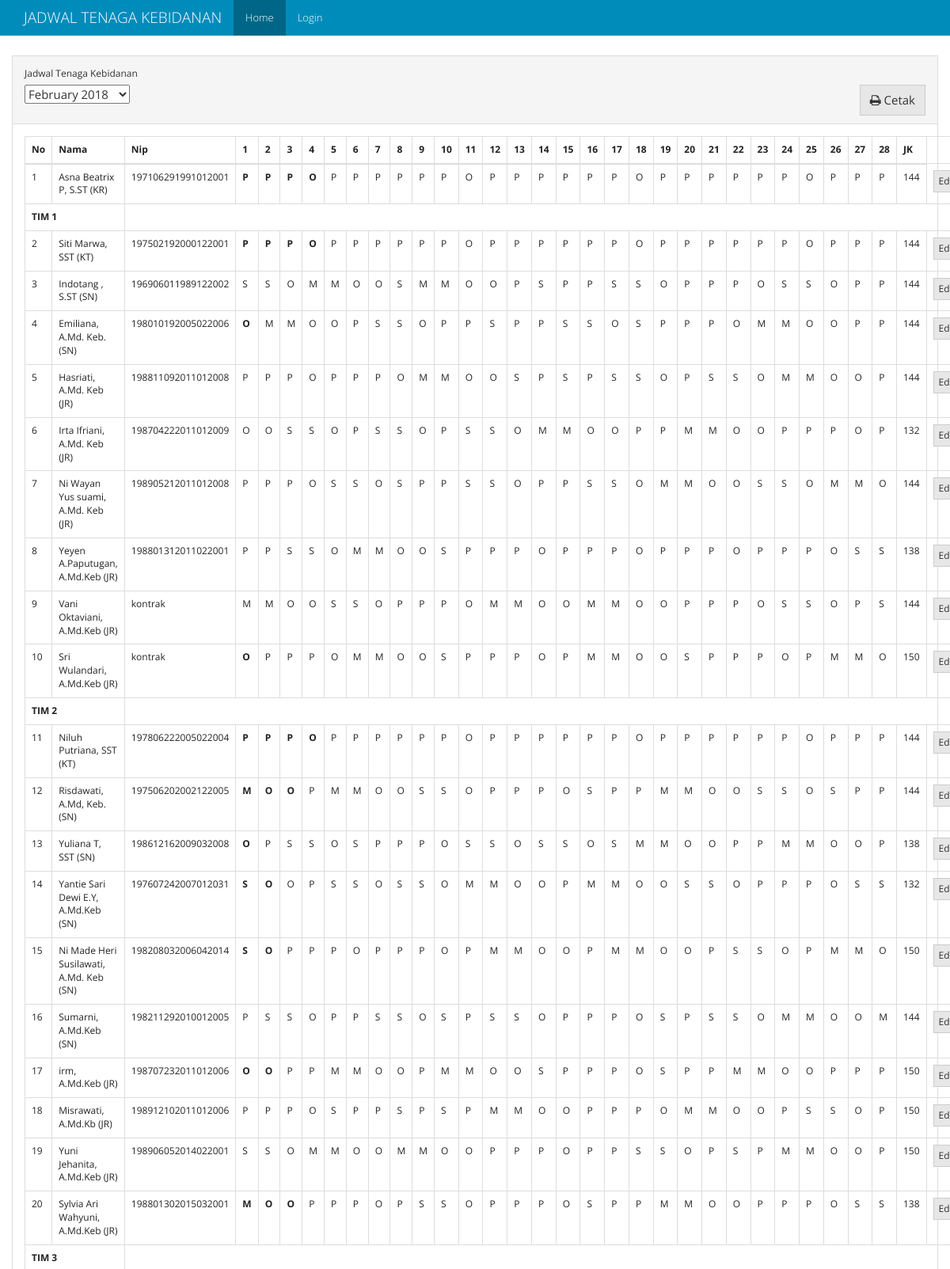
The page / (upper part) on the database its author committed.
### models.py (models this page shows, shortened)
class Schedules(db.Model):
    id = db.Column(db.Integer, primary_key=True)
    periode_id = db.Column(db.Integer, db.ForeignKey("periode.id"), nullable=False)
    bidan_id = db.Column(db.Integer, db.ForeignKey("bidan.id", ondelete='SET NULL'), nullable=True)
    shift = db.Column(db.Text, default="", nullable=True)
    rest_shift = db.Column(db.Text, default="CLEAR", nullable=True)
    name = db.Column(db.String(50), nullable=True)
    nip = db.Column(db.String(20), nullable=True)
    officer = db.Column(db.String(20), nullable=True)
    tim = db.Column(db.String(10), nullable=True)

### views.py (the view)
@app.route("/", methods=['GET', 'POST'])
def homepage():
    table_query = Schedules.query \
        .join(Periode) \
        .add_columns(Schedules.id.label("schedule_id"), Schedules.officer, Schedules.nip, Schedules.name, Schedules.shift, Schedules.rest_shift, Schedules.tim, Periode.id, Periode.periode)
    table_periode = table_query.order_by(Periode.periode.desc()).group_by(Periode.periode).all()
    list_periode = []
    for periode in table_periode:
        pr = {}
        pr["id"] = periode.periode.strftime("%Y-%m-%d")
        pr["periode"] = periode.periode.strftime("%B %Y")
        list_periode.append(pr)
    if request.method == 'POST':
        periode_periode = request.form["select-periode"]
    else:
        periode_periode = list_periode[0]["id"]
    periode_split = periode_periode.split("-")
    periode_date = datetime.date(int(periode_split[0]), int(periode_split[1]), 1)
    days = calendar.monthrange(periode_date.year, periode_date.month)[1]
    kt = [shift_list(table_query.filter((Schedules.officer == "KT") & (Schedules.tim == "tim1")).filter(Periode.periode == periode_date).all()),
          shift_list(table_query.filter((Schedules.officer == "KT") & (Schedules.tim == "tim2")).filter(Periode.periode == periode_date).all()),
          shift_list(table_query.filter((Schedules.officer == "KT") & (Schedules.tim == "tim3")).filter(Periode.periode == periode_date).all())]
    tim = [shift_list(table_query.filter((Schedules.tim == "tim1") & (Schedules.officer != "KT")).filter(Periode.periode == periode_date).order_by(Schedules.bidan_id.asc()).all()),
           shift_list(table_query.filter((Schedules.tim == "tim2") & (Schedules.officer != "KT")).filter(Periode.periode == periode_date).order_by(Schedules.bidan_id.asc()).all()),
           shift_list(table_query.filter((Schedules.tim == "tim3") & (Schedules.officer != "KT")).filter(Periode.periode == periode_date).order_by(Schedules.bidan_id.asc()).all())]
    persir = shift_list(table_query.filter(Schedules.officer == "persir").order_by(Schedules.id.asc()).filter(Periode.periode == periode_date).all())
    periode_schedule = {"kr": shift_list(table_query.filter(Schedules.officer == "KR").filter(Periode.periode == periode_date).all()),
                        "kt": kt, "tim": tim, "persir": persir}
    return render_template('home.html', periode=list_periode, table=periode_schedule, periode_value=periode_periode, days=days)

### app.py (called while the page is built)
@app.before_request
def _before_request():
    g.user = current_user

### views.py (called while the page is built)
def shift_list(obj):
    new_obj = []
    for result in obj:
        temp_obj = {}
        temp_obj["id"] = result.id
        temp_obj["name"] = result.name
        temp_obj["officer"] = result.officer
        temp_obj["tim"] = result.tim
        temp_obj["nip"] = result.nip
        shift = ''.join(result.shift.split())
        if shift != "" and shift != "CLEAR":
            temp_obj["shift"] = result.shift.split(",")
        else:
            temp_obj["shift"] = None
        rest_shift = ''.join(result.rest_shift.split())
        if rest_shift != "" and rest_shift != "CLEAR":
            temp_obj["rest_shift"] = result.rest_shift.split(",")
        else:
            temp_obj["rest_shift"] = None
        temp_obj['total_jam_kerja'] = get_hours_total(temp_obj)
        temp_obj["schedule_id"] = result.schedule_id
        new_obj.append(temp_obj)
    return new_obj

### templates/home.html (shortened to what this page needs)
{% extends "base.html" %}
{% from "macro/shift_element.html" import shift_element %}
{% block class_container %}container-fluid{% endblock %}
{% block nav_home %} active {% endblock %}
{%  block content %}
<div class="panel panel-default">
		  <div class="panel-heading">
		  	  <div class="form-group">
		    <label for="select-periode">Jadwal Tenaga Kebidanan</label>
				  <form action="/" id="form-periode" class="form form-inline" method="post">
					  <select  name="select-periode" id="select-periode">
						{% for pr in periode %}
							<option value="{{pr['id']}}">{{pr['periode']}}</option>
						{% endfor %}
					  </select>
                      <button id="cetak-jadwal" class="btn btn-default pull-right"> <i class="fa fa-print" aria-hidden="true"></i>  Cetak</button>
				  </form>
		  </div>
		  </div>
		  <div class="panel-body">
                <table class="table table-bordered table-responsive">
                  <thead>
                    <tr>
                      <th>No</th>
                      <th>Nama</th>
                      <th>Nip</th>
                      {% for i in range(days) %}
                        <th>{{loop.index}}</th>
                      {% endfor %}
                        <th>JK</th>
                    </tr>
                  </thead>
                  <tbody>
                    <tr>
                      <td class="table-number">-</td>
                      {% for table in table['kr'] %}
                          <td>{{ table.name }} ({{table.officer}})</td>
                          <td>{{ table.nip|default('<unknown>', True) }}</td>
                          {{ shift_element(table,days) }}
                        <td>{{ table.total_jam_kerja}}</td>
                            <td>
                                <button type="button" class="btn btn-default btn-xs edit-rest" id={{table.schedule_id}} >Edit</button>
                            </td>
                      {% endfor %}
                    </tr>
                  {% for i in range(0, (table['kt']) | length) %}
                        {% if table['tim'][i] is defined and table['tim'][i]|length > 0 %}
                            <tr>
                              <td colspan="2"><strong>TIM {{ loop.index }}</strong></td>
                            </tr>
                            <tr>
                              <td class="table-number">-</td>
                              {% for table in table['kt'][i] %}
                                  <td>{{ table.name }} ({{table.officer}})</td>
                                  <td>{{ table.nip|default('<unknown>', True) }}</td>
                                  {{ shift_element(table,days) }}
                                <td>{{ table.total_jam_kerja}}</td>
                                  <td>
                                    <button type="button" class="btn btn-default btn-xs edit-rest" id={{table.schedule_id}} >Edit</button>
                                  </td>
                              {% endfor %}
                            </tr>
                            {% for table in table['tim'][i] %}
                              <tr>
                                <td class="table-number">-</td>
                                <td>{{ table.name }} ({{table.officer}})</td>
                                <td>{{ table.nip|default('<unknown>', True) }}</td>
                                {{ shift_element(table,days) }}
                                  <td>{{ table.total_jam_kerja}}</td>
                                <td>
                                    <button type="button" class="btn btn-default btn-xs edit-rest" id={{table.schedule_id}} >Edit</button>
                                </td>
                              </tr>
                            {% endfor %}
                        {% endif %}
                    {% endfor %}
                  </tbody>
                </table>
		  </div>
		</div>
{% endblock %}

### templates/base.html (shortened to what this page needs)
<!DOCTYPE html>
<html lang="en">
<head>
    <link rel="stylesheet" href="{{ url_for('static', filename='css/bootstrap.min.css')}}">
    <link rel="stylesheet" href="{{ url_for('static', filename='css/font-awesome.css')}}">
</head>
<body>
<nav class="navbar navbar-inverse navbar-fixed-top">
    <div class="container">
        <div class="navbar-header">
            <a class="navbar-brand" href="#">{% block branding %}JADWAL TENAGA KEBIDANAN{% endblock %}</a>
        </div>
        <div id="navbar" class="collapse navbar-collapse">
            <ul class="nav navbar-nav">
                <li class="{% block nav_home %}{% endblock %}"><a href="{{ url_for('homepage') }}">Home</a></li>
                {% if g.user.is_authenticated %}
                    <li class="{% block nav_penjadwalan %}{% endblock %}"><a href="{{ url_for('penjadwalan') }}">Penjadwalan</a></li>
                    <li class="{% block nav_setting %}{% endblock %}"><a href="{{ url_for('setting') }}">Pengaturan Proses</a></li>
                    <li class=""><a href="/admin/">Admin</a></li>
                    <li><a href="{{ url_for('logout') }}">Logout</a></li>
                {% else %}
                    <li class="{% block nav_login %}{% endblock %}"><a href="{{ url_for('login') }}">Login</a></li>
                {% endif %}
            </ul>
        </div>
    </div>
</nav>
<div class="{% block class_container %}container{% endblock %}" style="margin-top: 70px;">
    {% block content %}
    {% endblock %}
</div>
</body>
</html>

### templates/macro/shift_element.html
{% macro shift_element(table,days) %}
  {% if table.rest_shift %}
    {% for i in range(days) %}
        {% if table.rest_shift[i] != '-' %}
            <td><strong>{{ table.rest_shift[i] }}</strong></td>
        {% else %}
            {% if table.shift %}
                <td>{{ table.shift[i] }}</td>
            {% else %}
                <td><strong>-</strong></td>
            {% endif %}
        {% endif %}
    {% endfor %}
  {% elif table.shift %}
    {% for i in range(days) %}
        <td>{{ table.shift[i] }}</td>
    {% endfor %}
  {% else %}
    {% for i in range(days) %}
        <td>-</td>
    {% endfor %}
  {% endif %}
{% endmacro %}

### rows shown on the page
Schedules: name "Asna Beatrix P, S.ST", officer "KR", nip "197106291991012001", rest_shift "P" "P" "P" "O", shift "P" "P" "P" "P" "P" "P" "O" "P" "P" "P" "P" "P" "P" "O" "P" "P" "P" "P" "P" "P" "O" "P" "P" "P", total_jam_kerja "144"
Schedules: name "Siti Marwa, SST", officer "KT", nip "197502192000122001", rest_shift "P" "P" "P" "O", shift "P" "P" "P" "P" "P" "P" "O" "P" "P" "P" "P" "P" "P" "O" "P" "P" "P" "P" "P" "P" "O" "P" "P" "P", total_jam_kerja "144"
Schedules: name "Indotang , S.ST", officer "SN", nip "196906011989122002", shift "S" "S" "O" "M" "M" "O" "O" "S" "M" "M" "O" "O" "P" "S" "P" "P" "S" "S" "O" "P" "P" "P" "O" "S" "S" "O" "P" "P", total_jam_kerja "144"
Schedules: name "Emiliana, A.Md. Keb.", officer "SN", nip "198010192005022006", rest_shift "O", shift "M" "M" "O" "O" "P" "S" "S" "O" "P" "P" "S" "P" "P" "S" "S" "O" "S" "P" "P" "P" "O" "M" "M" "O" "O" "P" "P", total_jam_kerja "144"
Schedules: name "Hasriati, A.Md. Keb", officer "JR", nip "198811092011012008", shift "P" "P" "P" "O" "P" "P" "P" "O" "M" "M" "O" "O" "S" "P" "S" "P" "S" "S" "O" "P" "S" "S" "O" "M" "M" "O" "O" "P", total_jam_kerja "144"
Schedules: name "Irta Ifriani, A.Md. Keb", officer "JR", nip "198704222011012009", shift "O" "O" "S" "S" "O" "P" "S" "S" "O" "P" "S" "S" "O" "M" "M" "O" "O" "P" "P" "M" "M" "O" "O" "P" "P" "P" "O" "P", total_jam_kerja "132"
Schedules: name "Ni Wayan Yus suami, A.Md. Keb", officer "JR", nip "198905212011012008", shift "P" "P" "P" "O" "S" "S" "O" "S" "P" "P" "S" "S" "O" "P" "P" "S" "S" "O" "M" "M" "O" "O" "S" "S" "O" "M" "M" "O", total_jam_kerja "144"
Schedules: name "Yeyen A.Paputugan, A.Md.Keb", officer "JR", nip "198801312011022001", shift "P" "P" "S" "S" "O" "M" "M" "O" "O" "S" "P" "P" "P" "O" "P" "P" "P" "O" "P" "P" "P" "O" "P" "P" "P" "O" "S" "S", total_jam_kerja "138"
Schedules: name "Vani Oktaviani, A.Md.Keb", officer "JR", nip "kontrak", shift "M" "M" "O" "O" "S" "S" "O" "P" "P" "P" "O" "M" "M" "O" "O" "M" "M" "O" "O" "P" "P" "P" "O" "S" "S" "O" "P" "S", total_jam_kerja "144"
Schedules: name "Sri Wulandari, A.Md.Keb", officer "JR", nip "kontrak", rest_shift "O", shift "P" "P" "P" "O" "M" "M" "O" "O" "S" "P" "P" "P" "O" "P" "M" "M" "O" "O" "S" "P" "P" "P" "O" "P" "M" "M" "O", total_jam_kerja "150"
Schedules: name "Niluh Putriana, SST", officer "KT", nip "197806222005022004", rest_shift "P" "P" "P" "O", shift "P" "P" "P" "P" "P" "P" "O" "P" "P" "P" "P" "P" "P" "O" "P" "P" "P" "P" "P" "P" "O" "P" "P" "P", total_jam_kerja "144"
Schedules: name "Risdawati, A.Md, Keb.", officer "SN", nip "197506202002122005", rest_shift "M" "O" "O", shift "P" "M" "M" "O" "O" "S" "S" "O" "P" "P" "P" "O" "S" "P" "P" "M" "M" "O" "O" "S" "S" "O" "S" "P" "P", total_jam_kerja "144"
Schedules: name "Yuliana T, SST", officer "SN", nip "198612162009032008", rest_shift "O", shift "P" "S" "S" "O" "S" "P" "P" "P" "O" "S" "S" "O" "S" "S" "O" "S" "M" "M" "O" "O" "P" "P" "M" "M" "O" "O" "P", total_jam_kerja "138"
Schedules: name "Yantie Sari Dewi E.Y, A.Md.Keb", officer "SN", nip "197607242007012031", rest_shift "S" "O", shift "O" "P" "S" "S" "O" "S" "S" "O" "M" "M" "O" "O" "P" "M" "M" "O" "O" "S" "S" "O" "P" "P" "P" "O" "S" "S", total_jam_kerja "132"
Schedules: name "Ni Made Heri Susilawati, A.Md. Keb", officer "SN", nip "198208032006042014", rest_shift "S" "O", shift "P" "P" "P" "O" "P" "P" "P" "O" "P" "M" "M" "O" "O" "P" "M" "M" "O" "O" "P" "S" "S" "O" "P" "M" "M" "O", total_jam_kerja "150"
Schedules: name "Sumarni, A.Md.Keb", officer "SN", nip "198211292010012005", shift "P" "S" "S" "O" "P" "P" "S" "S" "O" "S" "P" "S" "S" "O" "P" "P" "P" "O" "S" "P" "S" "S" "O" "M" "M" "O" "O" "M", total_jam_kerja "144"
Schedules: name "irm, A.Md.Keb", officer "JR", nip "198707232011012006", rest_shift "O" "O", shift "P" "P" "M" "M" "O" "O" "P" "M" "M" "O" "O" "S" "P" "P" "P" "O" "S" "P" "P" "M" "M" "O" "O" "P" "P" "P", total_jam_kerja "150"
Schedules: name "Misrawati, A.Md.Kb", officer "JR", nip "198912102011012006", shift "P" "P" "P" "O" "S" "P" "P" "S" "P" "S" "P" "M" "M" "O" "O" "P" "P" "P" "O" "M" "M" "O" "O" "P" "S" "S" "O" "P", total_jam_kerja "150"
Schedules: name "Yuni Jehanita, A.Md.Keb", officer "JR", nip "198906052014022001", shift "S" "S" "O" "M" "M" "O" "O" "M" "M" "O" "O" "P" "P" "P" "O" "P" "P" "S" "S" "O" "P" "S" "P" "M" "M" "O" "O" "P", total_jam_kerja "150"
Schedules: name "Sylvia Ari Wahyuni, A.Md.Keb", officer "JR", nip "198801302015032001", rest_shift "M" "O" "O", shift "P" "P" "P" "O" "P" "S" "S" "O" "P" "P" "P" "O" "S" "P" "P" "M" "M" "O" "O" "P" "P" "P" "O" "S" "S", total_jam_kerja "138"

### other values the page prints
form field select-periode "February 2018"
